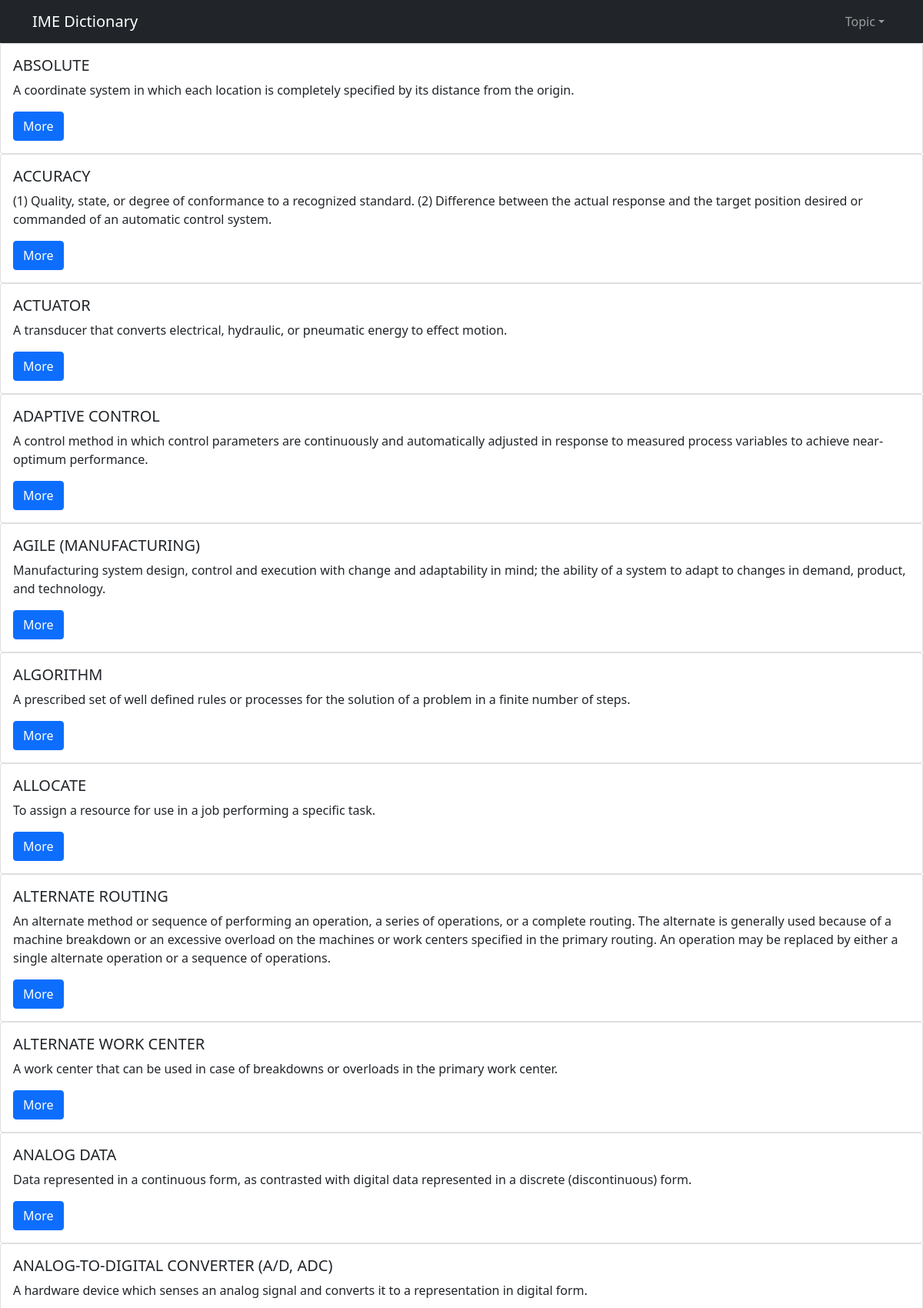
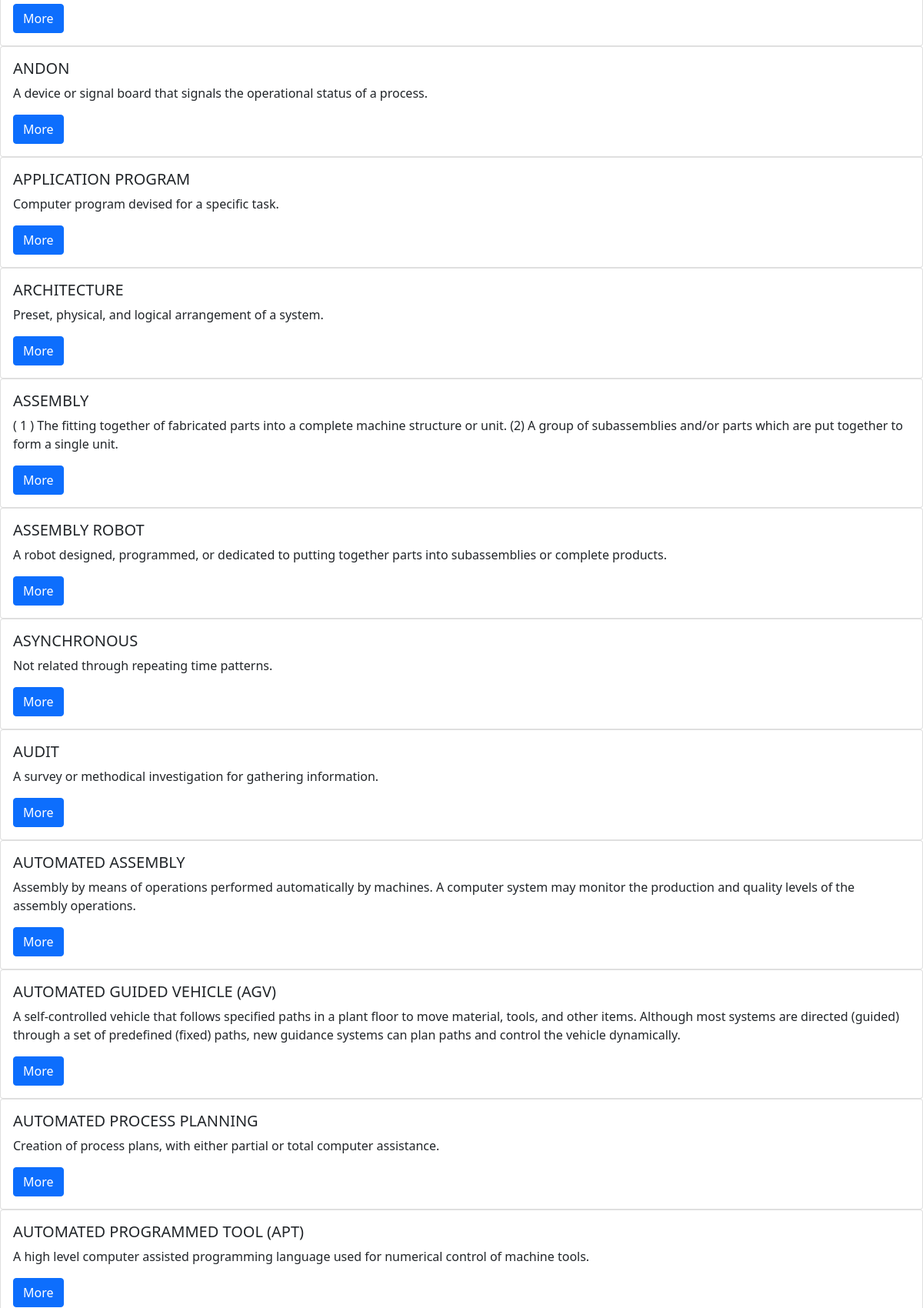
/Manufacturing (upper part), run on the app's committed database (2 pictures, top to bottom).
### cities/models.py (models this page shows, shortened)
class Manufacturing(models.Model):
    term = models.CharField(max_length=200)
    meaning = models.TextField()
    href = models.URLField(max_length=1000,null=True)
    firstkeyword = models.CharField(max_length=200,null=True)
    secondkeyword = models.CharField(max_length=200,null=True)
    lastkeyword = models.CharField(max_length=200,null=True)

### cities/views.py (the view)
# urls.py: path('Manufacturing', myManufacturing, name="Manufacturing"), # Manufacturing
def myManufacturing(request):
    Manufacturings = Manufacturing.objects.all()
    context = {
        'Manufacturings' : Manufacturings,
    }
    return render(request, 'detail/Manufacturing_main.html', context)

### cities/templates/detail/Manufacturing_main.html (shortened to what this page needs)
{% load static %}
<!DOCTYPE html>
<html lang="en">
	<head>
		<link href="{% static 'css/styles.css' %}" rel="stylesheet" />
		<link href="{% static 'css/search.css' %}" rel="stylesheet" />
	</head>
  <body>
	  <nav class="navbar navbar-expand-lg navbar-dark bg-dark">
		  <div class="container">
			  <a class="navbar-brand" href="#">IME Dictionary </a>
			  <div class="collapse navbar-collapse" id="navbarSupportedContent">
				  <ul class="navbar-nav ms-auto mb-2 mb-lg-0">
					  <li class="nav-item dropdown">
						  <a class="nav-link dropdown-toggle" id="navbarDropdown" href="#" role="button" data-bs-toggle="dropdown" aria-haspopup="true" aria-expanded="false">Topic</a>
					  </li>
				  </ul>
			  </div>
		  </div>
	  </nav>
	  {% for i in Manufacturings.all %}
	  <div class="card">
		  <div class="card-body">
			  <h5 class="card-title">{{i.term}}</h5>
			  <p class="card-text">{{i.meaning}}</p>
			  <a href="{% url 'Manufacturings'  i.id %}" class="btn btn-primary">More</a>
		  </div>
	  </div>
	  {% endfor %}
  </body>
</html>

### cities/static/css/search.css (style rules this page uses)
body { margin: 0; padding: 0; background: white; }

### data on the page
Manufacturing: term "ABSOLUTE", meaning "A coordinate system in which each location is completely specified by its distance from the origin."
Manufacturing: term "ACCURACY", meaning "(1) Quality, state, or degree of conformance to a recognized standard. (2) Difference between the actual response and the target position desired or commanded of an automatic control system."
Manufacturing: term "ACTUATOR", meaning "A transducer that converts electrical, hydraulic, or pneumatic energy to effect motion."
Manufacturing: term "ADAPTIVE CONTROL", meaning "A control method in which control parameters are continuously and automatically adjusted in response to measured process variables to achieve near-optimum performance."
Manufacturing: term "AGILE (MANUFACTURING)", meaning "Manufacturing system design, control and execution with change and adaptability in mind; the ability of a system to adapt to changes in demand, product, and technology."
Manufacturing: term "ALGORITHM", meaning "A prescribed set of well defined rules or processes for the solution of a problem in a finite number of steps."
Manufacturing: term "ALLOCATE", meaning "To assign a resource for use in a job performing a specific task."
Manufacturing: term "ALTERNATE ROUTING", meaning "An alternate method or sequence of performing an operation, a series of operations, or a complete routing. The alternate is generally used because of a machine breakdown or an excessive overload on the machines or work centers specified in the primary routing. An operation may be replaced by either a single alternate operation or a sequence of operations."
Manufacturing: term "ALTERNATE WORK CENTER", meaning "A work center that can be used in case of breakdowns or overloads in the primary work center."
Manufacturing: term "ANALOG DATA", meaning "Data represented in a continuous form, as contrasted with digital data represented in a discrete (discontinuous) form."
Manufacturing: term "ANALOG-TO-DIGITAL CONVERTER (A/D, ADC)", meaning "A hardware device which senses an analog signal and converts it to a representation in digital form."
Manufacturing: term "ANDON", meaning "A device or signal board that signals the operational status of a process."
Manufacturing: term "APPLICATION PROGRAM", meaning "Computer program devised for a specific task."
Manufacturing: term "ARCHITECTURE", meaning "Preset, physical, and logical arrangement of a system."
Manufacturing: term "ASSEMBLY", meaning "( 1 ) The fitting together of fabricated parts into a complete machine structure or unit. (2) A group of subassemblies and/or parts which are put together to form a single unit."
Manufacturing: term "ASSEMBLY ROBOT", meaning "A robot designed, programmed, or dedicated to putting together parts into subassemblies or complete products."
Manufacturing: term "ASYNCHRONOUS", meaning "Not related through repeating time patterns."
Manufacturing: term "AUDIT", meaning "A survey or methodical investigation for gathering information."
Manufacturing: term "AUTOMATED ASSEMBLY", meaning "Assembly by means of operations performed automatically by machines. A computer system may monitor the production and quality levels of the assembly operations."
Manufacturing: term "AUTOMATED GUIDED VEHICLE (AGV)", meaning "A self-controlled vehicle that follows specified paths in a plant floor to move material, tools, and other items. Although most systems are directed (guided) through a set of predefined (fixed) paths, new guidance systems can plan paths and control the vehicle dynamically."
Manufacturing: term "AUTOMATED PROCESS PLANNING", meaning "Creation of process plans, with either partial or total computer assistance."
Manufacturing: term "AUTOMATED PROGRAMMED TOOL (APT)", meaning "A high level computer assisted programming language used for numerical control of machine tools."
